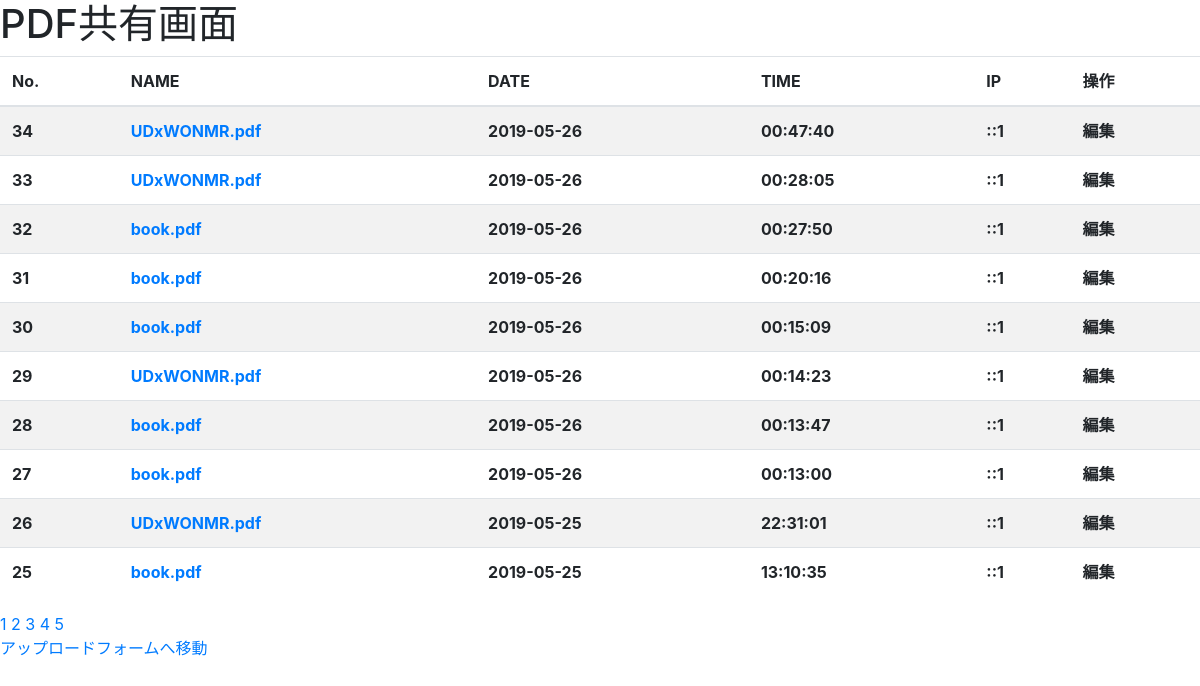
Screenshot of /?page=2 with the database file from the repository.
### tables this page shows
CREATE TABLE "upload" (
	`id`	INTEGER NOT NULL PRIMARY KEY AUTOINCREMENT,
	`name`	TEXT NOT NULL,
	`date`	TEXT NOT NULL,
	`ip`	TEXT NOT NULL,
	`path`	TEXT,
	`time`	INTEGER
);

### index.php (the view, shortened to what this page needs)
<?php
try {
  $db = getDb();
  $pagenationBaseNumber = 10;
  if (isset($_GET['page'])) {
    $page = $_GET['page'];
  } else {
    $page = 1;
  }
  if ($page > 1) {
    $start = ($page * $pagenationBaseNumber) - $pagenationBaseNumber;
  } else {
    $start = 0;
  }
  $sql = "SELECT id,name,date(date,'localtime') as date,ip,time(time,'localtime') as time,path FROM upload ORDER BY id DESC LIMIT :start,10";
  $stmt = $db->prepare($sql);
  $stmt->bindValue(':start', $start);
  $stmt->execute();
  $res = $stmt->fetchAll();
  $sql = "SELECT COUNT(*) id FROM upload";
  $pageNum = $db->query($sql);
  $pageNum = $pageNum->fetchColumn();
  $pagination = ceil($pageNum / 10);
} catch (PDOException $e) {
  echo $e->getMessage();
}
?>
<!doctype html>
<html lang="ja">
  <head>
    <link rel="stylesheet" href="https://stackpath.bootstrapcdn.com/bootstrap/4.3.1/css/bootstrap.min.css">
  </head>
  <body>
    <h1>PDF共有画面</h1>
    <table class="table table-striped table-hove table-responsiver">
      <thead>
        <tr>
          <th>No.</th>
          <th>NAME</th>
          <th>DATE</th>
          <th>TIME</th>
          <th>IP</th>
          <th>操作</th>
        </tr>
      </thead>
      <tbody>
        <?php foreach($res as $value) :?>
          <tr>
            <th><?= $value['id'] ?></th>
            <th><a href="<?= $value['path'] ?>"><?= $value['name'] ?></a></th>
            <th><?= $value['date'] ?></th>
            <th><?= $value['time'] ?></th>
            <th><?= $value['ip'] ?></th>
            <th>編集</th>
          </tr>
        <?php endforeach ?>
      </tbody>
    </table>
    <?php for ($x=1; $x <= $pagination ; $x++) : ?>
	    <a href="?page=<?= $x ?>"><?= $x; ?></a>
    <?php endfor ?>
    <div>
      <p><a href="upload.html">アップロードフォームへ移動</a></p>
    </div>
  </body>
</html>

### rows the page displays
upload: id "34", name "UDxWONMR.pdf", date "2019-05-26", time "00:47:40", ip "::1"
upload: id "33", name "UDxWONMR.pdf", date "2019-05-26", time "00:28:05", ip "::1"
upload: id "32", name "book.pdf", date "2019-05-26", time "00:27:50", ip "::1"
upload: id "31", name "book.pdf", date "2019-05-26", time "00:20:16", ip "::1"
upload: id "30", name "book.pdf", date "2019-05-26", time "00:15:09", ip "::1"
upload: id "29", name "UDxWONMR.pdf", date "2019-05-26", time "00:14:23", ip "::1"
upload: id "28", name "book.pdf", date "2019-05-26", time "00:13:47", ip "::1"
upload: id "27", name "book.pdf", date "2019-05-26", time "00:13:00", ip "::1"
upload: id "26", name "UDxWONMR.pdf", date "2019-05-25", time "22:31:01", ip "::1"
upload: id "25", name "book.pdf", date "2019-05-25", time "13:10:35", ip "::1"
